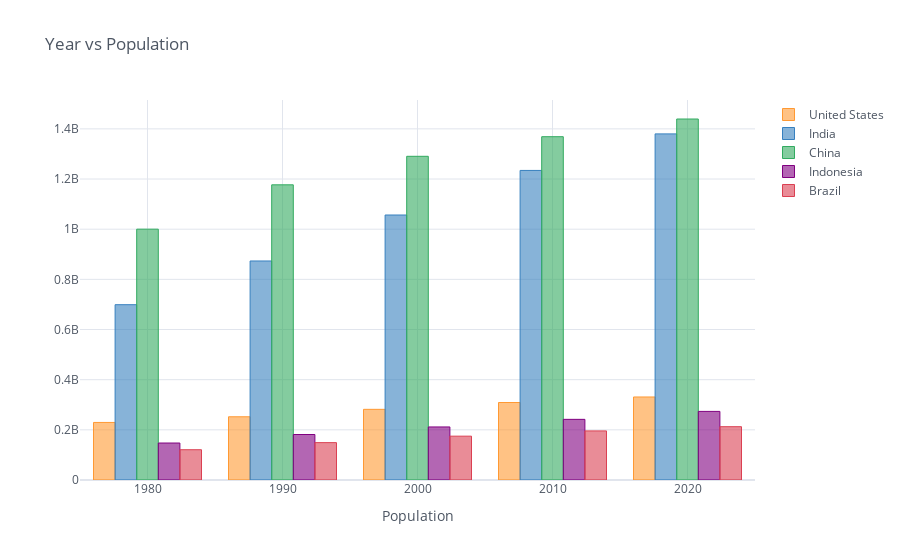

The notebook cell this image was saved under:
### Code cell
df_population_sample = df_population[
    df_population.index.isin([1980,1990,2000,2010,2020])]
df_population_sample.iplot(kind='bar',xTitle='Population',
                           title='Year vs Population')

### Figure 1 — Plotly figure (JSON) as saved in the notebook; plotly's stock layout.template omitted (floating-point values rounded to 4 significant figures)
{"data": [{"marker": {"color": "rgba(255, 153, 51, 0.6)", "line": {"color": "rgba(255, 153, 51, 1.0)", "width": 1}}, "name": "United States", "orientation": "v", "text": "", "type": "bar", "x": [1980, 1990, 2000, 2010, 2020], "y": [229476354, 252120309, 281710909, 309011475, 331002651]}, {"marker": {"color": "rgba(55, 128, 191, 0.6)", "line": {"color": "rgba(55, 128, 191, 1.0)", "width": 1}}, "name": "India", "orientation": "v", "text": "", "type": "bar", "x": [1980, 1990, 2000, 2010, 2020], "y": [698952844, 873277798, 1056575549, 1234281170, 1380004385]}, {"marker": {"color": "rgba(50, 171, 96, 0.6)", "line": {"color": "rgba(50, 171, 96, 1.0)", "width": 1}}, "name": "China", "orientation": "v", "text": "", "type": "bar", "x": [1980, 1990, 2000, 2010, 2020], "y": [1000089235, 1176883674, 1290550765, 1368810615, 1439323776]}, {"marker": {"color": "rgba(128, 0, 128, 0.6)", "line": {"color": "rgba(128, 0, 128, 1.0)", "width": 1}}, "name": "Indonesia", "orientation": "v", "text": "", "type": "bar", "x": [1980, 1990, 2000, 2010, 2020], "y": [147447836, 181413402, 211513823, 241834215, 273523615]}, {"marker": {"color": "rgba(219, 64, 82, 0.6)", "line": {"color": "rgba(219, 64, 82, 1.0)", "width": 1}}, "name": "Brazil", "orientation": "v", "text": "", "type": "bar", "x": [1980, 1990, 2000, 2010, 2020], "y": [120694009, 149003223, 174790340, 195713635, 212559417]}], "layout": {"legend": {"bgcolor": "#FFFFFF", "font": {"color": "#4D5663"}}, "paper_bgcolor": "#FFFFFF", "plot_bgcolor": "#FFFFFF", "title": {"font": {"color": "#4D5663"}, "text": "Year vs Population"}, "xaxis": {"gridcolor": "#E1E5ED", "showgrid": true, "tickfont": {"color": "#4D5663"}, "title": {"font": {"color": "#4D5663"}, "text": "Population"}, "zerolinecolor": "#E1E5ED"}, "yaxis": {"gridcolor": "#E1E5ED", "showgrid": true, "tickfont": {"color": "#4D5663"}, "title": {"font": {"color": "#4D5663"}, "text": ""}, "zerolinecolor": "#E1E5ED"}}}
